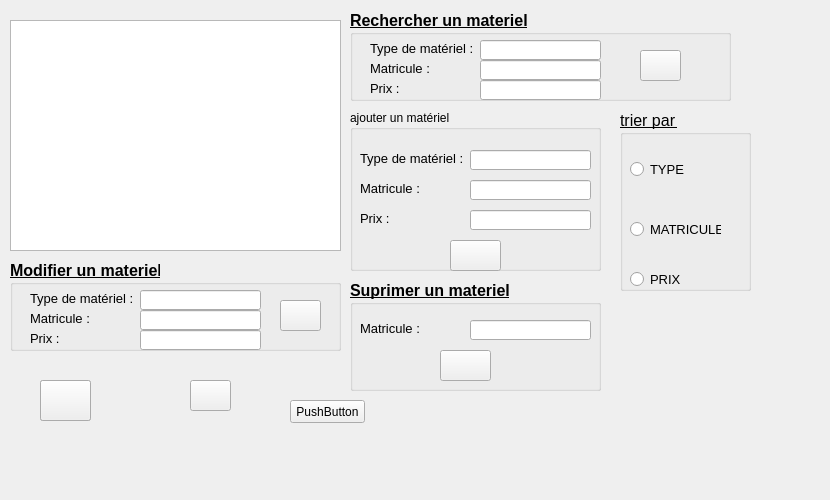
      <widget class="QWidget" name="widget">
       <attribute name="title">
        <string>gestion du vehicule</string>
       </attribute>
       <widget class="QGroupBox" name="groupBox_6">
        <property name="geometry">
         <rect>
          <x>350</x>
          <y>10</y>
          <width>381</width>
          <height>91</height>
         </rect>
        </property>
        <property name="font">
         <font>
          <pointsize>12</pointsize>
          <weight>75</weight>
          <bold>true</bold>
          <underline>true</underline>
         </font>
        </property>
        <property name="title">
         <string>Rechercher un materiel</string>
        </property>
        <widget class="QLabel" name="label_22">
         <property name="geometry">
          <rect>
           <x>20</x>
           <y>30</y>
           <width>111</width>
           <height>16</height>
          </rect>
         </property>
         <property name="font">
          <font>
           <pointsize>10</pointsize>
           <weight>50</weight>
           <bold>false</bold>
           <underline>false</underline>
          </font>
         </property>
         <property name="text">
          <string>Type de matériel :</string>
         </property>
        </widget>
        <widget class="QLabel" name="label_23">
         <property name="geometry">
          <rect>
           <x>20</x>
           <y>50</y>
           <width>111</width>
           <height>16</height>
          </rect>
         </property>
         <property name="font">
          <font>
           <pointsize>10</pointsize>
           <weight>50</weight>
           <bold>false</bold>
           <underline>false</underline>
          </font>
         </property>
         <property name="text">
          <string>Matricule :</string>
         </property>
        </widget>
        <widget class="QLabel" name="label_25">
         <property name="geometry">
          <rect>
           <x>20</x>
           <y>70</y>
           <width>111</width>
           <height>16</height>
          </rect>
         </property>
         <property name="font">
          <font>
           <pointsize>10</pointsize>
           <weight>50</weight>
           <bold>false</bold>
           <underline>false</underline>
          </font>
         </property>
         <property name="text">
          <string>Prix :</string>
         </property>
        </widget>
        <widget class="QLineEdit" name="lineEdit_rech1">
         <property name="geometry">
          <rect>
           <x>130</x>
           <y>30</y>
           <width>121</width>
           <height>20</height>
          </rect>
         </property>
        </widget>
        <widget class="QLineEdit" name="lineEdit_rechm1">
         <property name="geometry">
          <rect>
           <x>130</x>
           <y>50</y>
           <width>121</width>
           <height>20</height>
          </rect>
         </property>
        </widget>
        <widget class="QLineEdit" name="lineEdit_21">
         <property name="geometry">
          <rect>
           <x>130</x>
           <y>70</y>
           <width>121</width>
           <height>20</height>
          </rect>
         </property>
        </widget>
        <widget class="QPushButton" name="pushButton_rech">
         <property name="geometry">
          <rect>
           <x>290</x>
           <y>40</y>
           <width>41</width>
           <height>31</height>
          </rect>
         </property>
         <property name="font">
          <font>
           <pointsize>8</pointsize>
           <weight>50</weight>
           <bold>false</bold>
           <underline>false</underline>
          </font>
         </property>
         <property name="styleSheet">
          <string notr="true">border-image: url(:/photoqt/recherche.jpg);</string>
         </property>
         <property name="text">
          <string/>
         </property>
        </widget>
       </widget>
       <widget class="QPushButton" name="pushButton_5">
        <property name="geometry">
         <rect>
          <x>40</x>
          <y>380</y>
          <width>51</width>
          <height>41</height>
         </rect>
        </property>
        <property name="styleSheet">
         <string notr="true">border-image: url(:/photoqt/impr.jpg);</string>
        </property>
        <property name="text">
         <string/>
        </property>
       </widget>
       <widget class="QGroupBox" name="groupBox_3">
        <property name="geometry">
         <rect>
          <x>350</x>
          <y>110</y>
          <width>251</width>
          <height>161</height>
         </rect>
        </property>
        <property name="title">
         <string>ajouter un matériel </string>
        </property>
        <widget class="QLabel" name="label_59">
         <property name="geometry">
          <rect>
           <x>10</x>
           <y>40</y>
           <width>111</width>
           <height>16</height>
          </rect>
         </property>
         <property name="font">
          <font>
           <pointsize>10</pointsize>
           <weight>50</weight>
           <bold>false</bold>
           <underline>false</underline>
          </font>
         </property>
         <property name="text">
          <string>Type de matériel :</string>
         </property>
        </widget>
        <widget class="QLineEdit" name="atype1">
         <property name="geometry">
          <rect>
           <x>120</x>
           <y>40</y>
           <width>121</width>
           <height>20</height>
          </rect>
         </property>
        </widget>
        <widget class="QLabel" name="label_60">
         <property name="geometry">
          <rect>
           <x>10</x>
           <y>70</y>
           <width>111</width>
           <height>16</height>
          </rect>
         </property>
         <property name="font">
          <font>
           <pointsize>10</pointsize>
           <weight>50</weight>
           <bold>false</bold>
           <underline>false</underline>
          </font>
         </property>
         <property name="text">
          <string>Matricule :</string>
         </property>
        </widget>
        <widget class="QLineEdit" name="amat1">
         <property name="geometry">
          <rect>
           <x>120</x>
           <y>70</y>
           <width>121</width>
           <height>20</height>
          </rect>
         </property>
        </widget>
        <widget class="QLabel" name="label_61">
         <property name="geometry">
          <rect>
           <x>10</x>
           <y>100</y>
           <width>111</width>
           <height>16</height>
          </rect>
         </property>
         <property name="font">
          <font>
           <pointsize>10</pointsize>
           <weight>50</weight>
           <bold>false</bold>
           <underline>false</underline>
          </font>
         </property>
         <property name="text">
          <string>Prix :</string>
         </property>
        </widget>
        <widget class="QLineEdit" name="aprix1">
         <property name="geometry">
          <rect>
           <x>120</x>
           <y>100</y>
           <width>121</width>
           <height>20</height>
          </rect>
         </property>
        </widget>
        <widget class="QPushButton" name="ajouter1">
         <property name="geometry">
          <rect>
           <x>100</x>
           <y>130</y>
           <width>51</width>
           <height>31</height>
          </rect>
         </property>
         <property name="font">
          <font>
           <pointsize>10</pointsize>
           <weight>50</weight>
           <bold>false</bold>
           <underline>false</underline>
          </font>
         </property>
         <property name="styleSheet">
          <string notr="true">border-image: url(:/photoqt/ajouter.jpg);</string>
         </property>
         <property name="text">
          <string/>
         </property>
        </widget>
       </widget>
       <widget class="QGroupBox" name="groupBox_7">
        <property name="geometry">
         <rect>
          <x>350</x>
          <y>280</y>
          <width>251</width>
          <height>111</height>
         </rect>
        </property>
        <property name="font">
         <font>
          <pointsize>12</pointsize>
          <weight>75</weight>
          <bold>true</bold>
          <underline>true</underline>
         </font>
        </property>
        <property name="title">
         <string>Suprimer un materiel</string>
        </property>
        <widget class="QLabel" name="label_62">
         <property name="geometry">
          <rect>
           <x>10</x>
           <y>40</y>
           <width>111</width>
           <height>16</height>
          </rect>
         </property>
         <property name="font">
          <font>
           <pointsize>10</pointsize>
           <weight>50</weight>
           <bold>false</bold>
           <underline>false</underline>
          </font>
         </property>
         <property name="text">
          <string>Matricule :</string>
         </property>
        </widget>
        <widget class="QLineEdit" name="lineEdit_sup1">
         <property name="geometry">
          <rect>
           <x>120</x>
           <y>40</y>
           <width>121</width>
           <height>20</height>
          </rect>
         </property>
        </widget>
        <widget class="QPushButton" name="pushButton_sup1">
         <property name="geometry">
          <rect>
           <x>90</x>
           <y>70</y>
           <width>51</width>
           <height>31</height>
          </rect>
         </property>
         <property name="font">
          <font>
           <pointsize>10</pointsize>
           <weight>50</weight>
           <bold>false</bold>
           <underline>false</underline>
          </font>
         </property>
         <property name="styleSheet">
          <string notr="true">border-image: url(:/photoqt/supp.jpg);</string>
         </property>
         <property name="text">
          <string/>
         </property>
        </widget>
       </widget>
       <widget class="QTableView" name="tableView">
        <property name="geometry">
         <rect>
          <x>10</x>
          <y>20</y>
          <width>331</width>
          <height>231</height>
         </rect>
        </property>
       </widget>
       <widget class="QPushButton" name="afficher1">
        <property name="geometry">
         <rect>
          <x>190</x>
          <y>380</y>
          <width>41</width>
          <height>31</height>
         </rect>
        </property>
        <property name="styleSheet">
         <string notr="true">border-image: url(:/photoqt/afficher.jpg);</string>
        </property>
        <property name="text">
         <string/>
        </property>
       </widget>
       <widget class="QGroupBox" name="groupBox_9">
        <property name="geometry">
         <rect>
          <x>10</x>
          <y>260</y>
          <width>331</width>
          <height>91</height>
         </rect>
        </property>
        <property name="font">
         <font>
          <pointsize>12</pointsize>
          <weight>75</weight>
          <bold>true</bold>
          <underline>true</underline>
         </font>
        </property>
        <property name="title">
         <string>Modifier un materiel</string>
        </property>
        <widget class="QLabel" name="label_63">
         <property name="geometry">
          <rect>
           <x>20</x>
           <y>30</y>
           <width>111</width>
           <height>16</height>
          </rect>
         </property>
         <property name="font">
          <font>
           <pointsize>10</pointsize>
           <weight>50</weight>
           <bold>false</bold>
           <underline>false</underline>
          </font>
         </property>
         <property name="text">
          <string>Type de matériel :</string>
         </property>
        </widget>
        <widget class="QLabel" name="label_64">
         <property name="geometry">
          <rect>
           <x>20</x>
           <y>50</y>
           <width>111</width>
           <height>16</height>
          </rect>
         </property>
         <property name="font">
          <font>
           <pointsize>10</pointsize>
           <weight>50</weight>
           <bold>false</bold>
           <underline>false</underline>
          </font>
         </property>
         <property name="text">
          <string>Matricule :</string>
         </property>
        </widget>
        <widget class="QLabel" name="label_65">
         <property name="geometry">
          <rect>
           <x>20</x>
           <y>70</y>
           <width>111</width>
           <height>16</height>
          </rect>
         </property>
         <property name="font">
          <font>
           <pointsize>10</pointsize>
           <weight>50</weight>
           <bold>false</bold>
           <underline>false</underline>
          </font>
         </property>
         <property name="text">
          <string>Prix :</string>
         </property>
        </widget>
        <widget class="QLineEdit" name="lineEdit_modtype">
         <property name="geometry">
          <rect>
           <x>130</x>
           <y>30</y>
           <width>121</width>
           <height>20</height>
          </rect>
         </property>
        </widget>
        <widget class="QLineEdit" name="lineEdit_modmat">
         <property name="geometry">
          <rect>
           <x>130</x>
           <y>50</y>
           <width>121</width>
           <height>20</height>
          </rect>
         </property>
        </widget>
        <widget class="QLineEdit" name="lineEdit_modprix">
         <property name="geometry">
          <rect>
           <x>130</x>
           <y>70</y>
           <width>121</width>
           <height>20</height>
          </rect>
         </property>
        </widget>
        <widget class="QPushButton" name="pushButton_15">
         <property name="geometry">
          <rect>
           <x>270</x>
           <y>40</y>
           <width>41</width>
           <height>31</height>
          </rect>
         </property>
         <property name="font">
          <font>
           <pointsize>8</pointsize>
           <weight>50</weight>
           <bold>false</bold>
           <underline>false</underline>
          </font>
         </property>
         <property name="styleSheet">
          <string notr="true">border-image: url(:/photoqt/modifier.jpg);</string>
         </property>
         <property name="text">
          <string/>
         </property>
        </widget>
       </widget>
       <widget class="QGroupBox" name="groupBox_12">
        <property name="geometry">
         <rect>
          <x>620</x>
          <y>110</y>
          <width>131</width>
          <height>181</height>
         </rect>
        </property>
        <property name="font">
         <font>
          <pointsize>12</pointsize>
          <underline>true</underline>
         </font>
        </property>
        <property name="title">
         <string>trier par </string>
        </property>
        <widget class="QRadioButton" name="radioButton_7">
         <property name="geometry">
          <rect>
           <x>10</x>
           <y>50</y>
           <width>83</width>
           <height>18</height>
          </rect>
         </property>
         <property name="font">
          <font>
           <pointsize>10</pointsize>
           <underline>false</underline>
          </font>
         </property>
         <property name="text">
          <string>TYPE</string>
         </property>
        </widget>
        <widget class="QRadioButton" name="radioButton_11">
         <property name="geometry">
          <rect>
           <x>10</x>
           <y>160</y>
           <width>83</width>
           <height>18</height>
          </rect>
         </property>
         <property name="font">
          <font>
           <pointsize>10</pointsize>
           <underline>false</underline>
          </font>
         </property>
         <property name="text">
          <string>PRIX</string>
         </property>
        </widget>
        <widget class="QRadioButton" name="radioButton_12">
         <property name="geometry">
          <rect>
           <x>10</x>
           <y>110</y>
           <width>91</width>
           <height>18</height>
          </rect>
         </property>
         <property name="font">
          <font>
           <pointsize>10</pointsize>
           <underline>false</underline>
          </font>
         </property>
         <property name="text">
          <string>MATRICULE</string>
         </property>
        </widget>
       </widget>
       <widget class="QLabel" name="label_5">
        <property name="geometry">
         <rect>
          <x>0</x>
          <y>0</y>
          <width>771</width>
          <height>441</height>
         </rect>
        </property>
        <property name="styleSheet">
         <string notr="true">border-image: url(:/photoqt/backgroubd.jpg);</string>
        </property>
        <property name="text">
         <string/>
        </property>
       </widget>
       <widget class="QLabel" name="label_fond">
        <property name="geometry">
         <rect>
          <x>0</x>
          <y>-50</y>
          <width>821</width>
          <height>491</height>
         </rect>
        </property>
        <property name="text">
         <string/>
        </property>
       </widget>
       <widget class="QLabel" name="date">
        <property name="geometry">
         <rect>
          <x>626</x>
          <y>360</y>
          <width>131</width>
          <height>21</height>
         </rect>
        </property>
        <property name="text">
         <string/>
        </property>
       </widget>
       <widget class="QLabel" name="digitalclock">
        <property name="geometry">
         <rect>
          <x>626</x>
          <y>400</y>
          <width>121</width>
          <height>20</height>
         </rect>
        </property>
        <property name="text">
         <string/>
        </property>
       </widget>
       <widget class="QPushButton" name="pushButton_14">
        <property name="geometry">
         <rect>
          <x>40</x>
          <y>380</y>
          <width>51</width>
          <height>41</height>
         </rect>
        </property>
        <property name="styleSheet">
         <string notr="true">border-image: url(:/photoqt/stat.jpg);</string>
        </property>
        <property name="text">
         <string/>
        </property>
       </widget>
       <widget class="QPushButton" name="pushButton_ardomar">
        <property name="geometry">
         <rect>
          <x>290</x>
          <y>400</y>
          <width>75</width>
          <height>23</height>
         </rect>
        </property>
        <property name="text">
         <string>PushButton</string>
        </property>
       </widget>
       <zorder>pushButton_5</zorder>
       <zorder>groupBox_3</zorder>
       <zorder>label_5</zorder>
       <zorder>label_fond</zorder>
       <zorder>groupBox_6</zorder>
       <zorder>groupBox_7</zorder>
       <zorder>tableView</zorder>
       <zorder>afficher1</zorder>
       <zorder>groupBox_9</zorder>
       <zorder>groupBox_12</zorder>
       <zorder>date</zorder>
       <zorder>digitalclock</zorder>
       <zorder>pushButton_14</zorder>
       <zorder>pushButton_ardomar</zorder>
      </widget>
